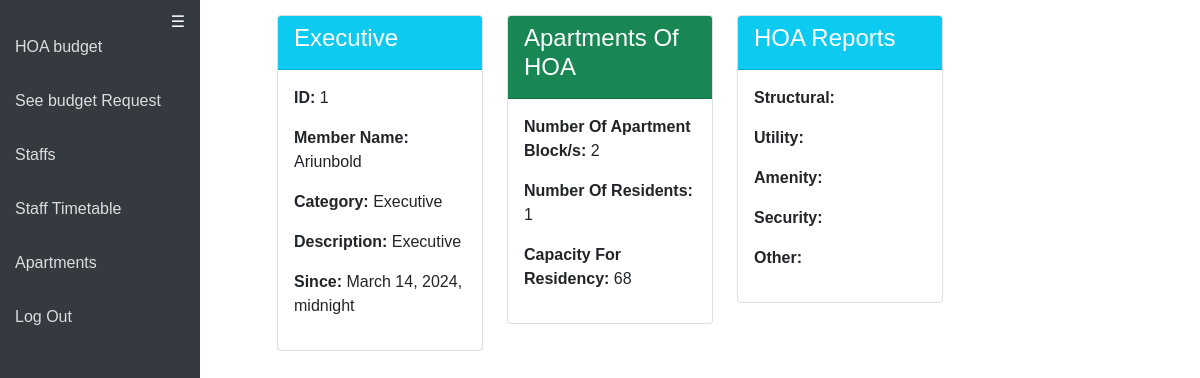
/executive_dashboard/4/ (signed in), run on the app's committed database.
### HOA/models.py (models this page shows, shortened)
class HOA_members(models.Model):
    members = models.ForeignKey(User, on_delete=models.CASCADE, related_name='hoa_members')
    memberName = models.TextField(max_length=25, null=False)
    category = models.CharField(
        max_length=50,
        choices=[
            ('directors', 'Directors'),
            ('executive', 'Executive'),
            ('supervisory', 'Supervisory'),
        ],
        default='other'
    )
    password = models.CharField(null=False, max_length = 20)
    description = models.CharField(blank=True, null=True, max_length=255)
    since = models.DateTimeField()

### HOA/views.py (the view)
    def _wrapped_view(request, *args, **kwargs):
        user_id = request.session.get('user_id')
        if user_id is None:
            return redirect('hoa_login')
        try:
            user = User.objects.get(id=user_id)
        except User.DoesNotExist:
            return redirect('hoa_login')
        return view_func(request, *args, **kwargs)

### HOA/views.py (called while the page is built)
def user_logged_in_required(view_func):
    def _wrapped_view(request, *args, **kwargs):
        user_id = request.session.get('user_id')
        if user_id is None:
            return redirect('hoa_login')
        try:
            user = User.objects.get(id=user_id)
        except User.DoesNotExist:
            return redirect('hoa_login')
        return view_func(request, *args, **kwargs)
    return _wrapped_view

### HOA/templates/executive_dashboard.html (shortened to what this page needs)
<!DOCTYPE html>
<html lang="en">
<head>
<link href="https://cdn.jsdelivr.net/npm/bootstrap@5.1.3/dist/css/bootstrap.min.css" rel="stylesheet">
</head>
<body>
<div id="sidebar" class="sidebar">
    <span class="close-btn" onclick="toggleSidebar()">&#9776;</span>
    <a href="{% url 'create_budget' id %}">HOA  budget</a>
    <a href="{% url 'see_budget_request' id %}">See budget Request</a>
    <a href="{% url 'hoa_staffs' id %}">Staffs</a>
    <a href="{% url 'see_timetable' id %}">Staff Timetable</a>
    <a href="{% url 'view_apartments' id %}">Apartments</a>
    <a href="{% url 'logout_confirmation' id %}">Log Out</a>
</div>
<div id="mainContent" class="main-content">
    <div class="container">
        <div class="row">
            <div class="col-md-3">
                <div class="card">
                    <div class="card-header bg-info text-white">
                        <h4>Executive</h4>
                    </div>
                    <div class="card-body">
                        <p><strong>ID:</strong> {{ executive.id }}</p>
                        <p><strong>Member Name:</strong> {{ executive.memberName }}</p>
                        <p><strong>Category:</strong> {{ executive.category }}</p>
                        <p><strong>Description:</strong> {{ executive.description }}</p>
                        <p><strong>Since:</strong> {{ executive.since }}</p>
                    </div>
                </div>
            </div>
            <div class="col-md-3">
                <div class="card">
                    <div class="card-header bg-success text-white">
                        <h4>Apartments Of HOA</h4>
                    </div>
                    <div class="card-body">
                        <p><strong>Number Of Apartment Block/s:</strong> {{ number_of_blocks }}</p>
                        <p><strong>Number Of Residents:</strong> {{ number_of_residents }}</p>
                        <p><strong>Capacity For Residency:</strong> {{ capacity_of_all_blocks }}</p>
                    </div>
                </div>
            </div>
            <div class="col-md-3">
                <div class="card">
                    <div class="card-header bg-info text-white">
                        <h4>HOA Reports</h4>
                    </div>
                    <div class="card-body">
                        <p><strong>Structural:</strong> {{ structualelements }}</p>
                        <p><strong>Utility:</strong> {{ utilitysystems }}</p>
                        <p><strong>Amenity:</strong> {{ sharedamenities }}</p>
                        <p><strong>Security:</strong> {{ securities }}</p>
                        <p><strong>Other:</strong> {{ other }}</p>
                    </div>
                </div>
            </div>
        </div>
        {% block content %}
    </div>
</body>
</html>
{% endblock %}
</body>
</html>

### HOA/templates/executive_dashboard.html (style rules this page uses)
body { font-family: Arial, sans-serif; }
.sidebar { height: 100vh; width: 200px; position: fixed; top: 0; left: 0; background: #343a40; color: #fff; padding-top: 20px; transition: 0.3s; }
.sidebar a { color: #ddd; padding: 15px; display: block; text-decoration: none; transition: 0.3s; }
.sidebar .close-btn { position: absolute; top: 10px; right: 15px; cursor: pointer; }
.main-content { margin-left: 250px; padding: 15px; }
.row { margin-bottom: 15px; }

### data on the page
HOA_members: id "1", memberName "Ariunbold", category "Executive", description "Executive", since "March 14, 2024, midnight"

### other printed values
{{ number_of_blocks }} "2"
{{ number_of_residents }} "1"
{{ capacity_of_all_blocks }} "68"
